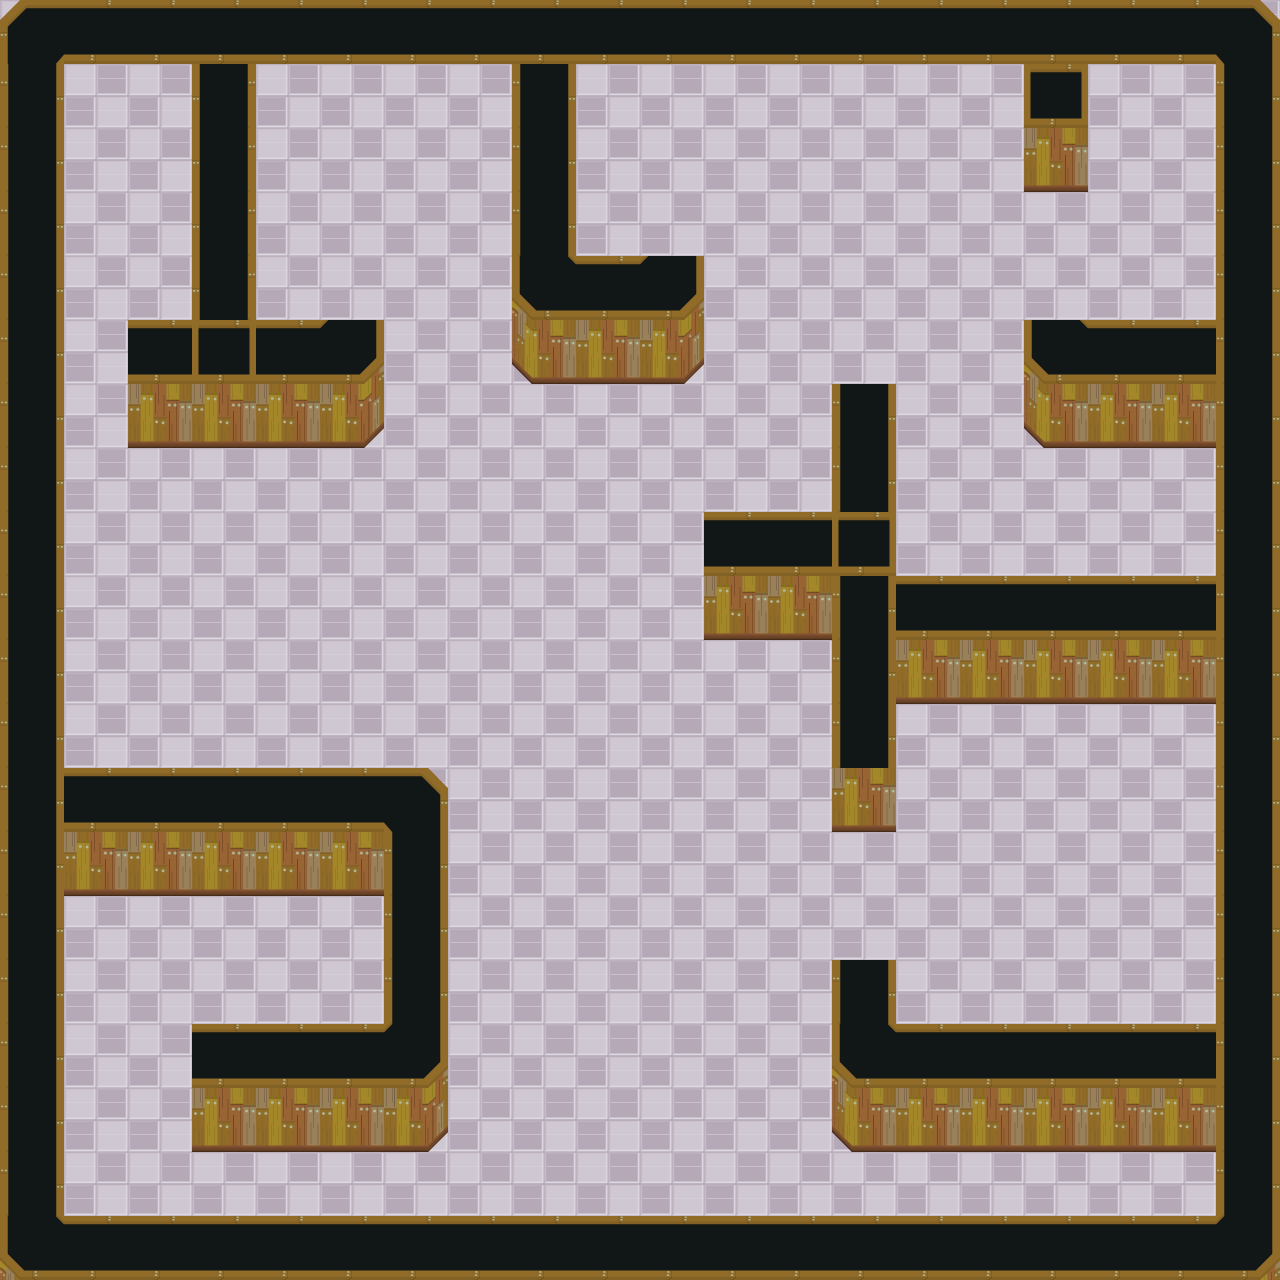

A 2D game scene composited from a Tiled map and its tileset images. What follows is a short description and the map's XML, with each tile layer's data collapsed to a summary:
An orthogonal 20x20 tile map with 64x64 px tiles, 1 tile layer (Tile), 1 image layer.

<map version="1.0" orientation="orthogonal" width="20" height="20" tilewidth="64" tileheight="64">
 <tileset firstgid="1" name="TileSet" tilewidth="64" tileheight="64">
  <image source="TileSetTeste.png" width="192" height="448" />
 </tileset>
 <imagelayer name="BackImage">
     <image source="map3.png" />
 </imagelayer>
 <layer name="Tile" width="20" height="20">
  <data>[400 cells, 161 non-empty, 11 distinct tile ids]</data>
 </layer>
</map>